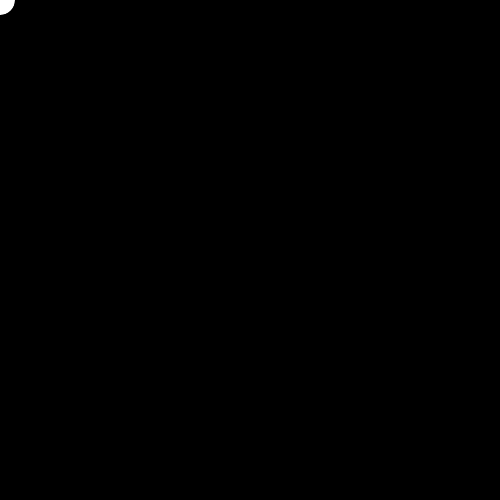
Frame 1 (no input)
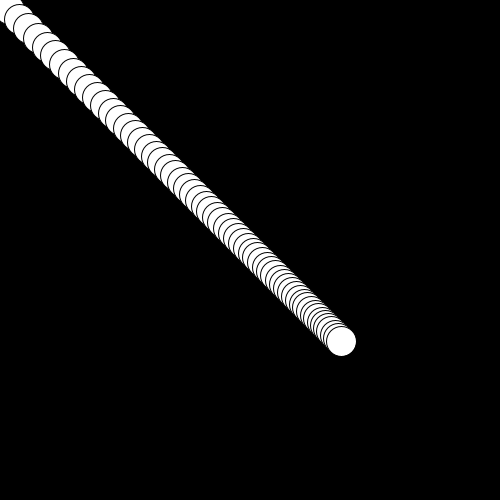
Frame 60 (the mouse pressed at the canvas centre just before this capture)
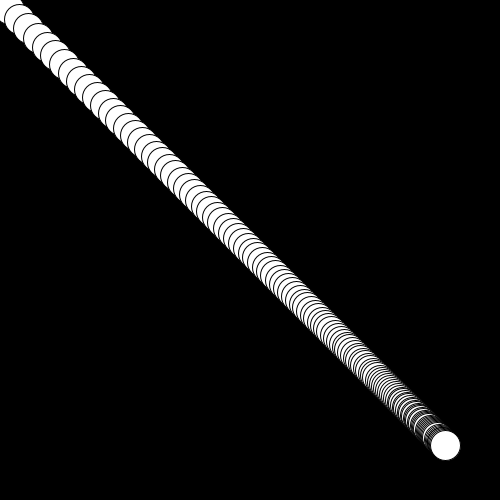
Frame 120 (the mouse held since frame 60 and released just before this capture)

The Processing sketch that drew these frames (run headless with seeded random() and noise(); from frame 60 on, the mouse is pressed at the canvas centre):

// Processing sketch: ex18_03_b
// ── ex18_03_b.pde
// 원의 마찰 이동 (PVector 클래스 사용)

PVector location = new PVector(0, 0);
PVector velocity = new PVector(10, 10);
float friction = 0.98; 

void setup() {
  size(500, 500);
  background(0);
}

void draw() {
  ellipse(location.x, location.y, 30, 30);
  velocity.mult(friction);
  location.add(velocity);
}
